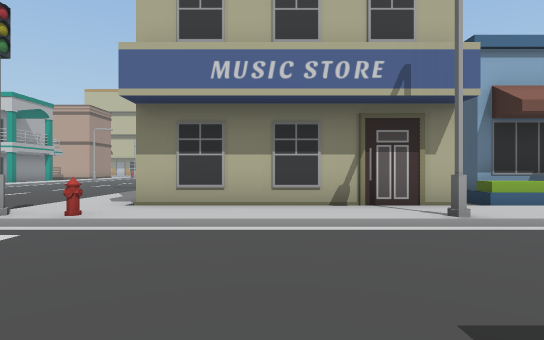
View 1 (above)

24 first-person views from a walk through a scene from a Unity 3-D project. The camera is 1.4 m above the floor, looks level and sees 80° across. The floor is counted in squares, 2 m on a side. Each view is taken from the middle of a square. On the plan, view 1 faces up. The plan holds only what a view shows up to about 10 squares ahead; the rest is blank. The place goes on beyond the plan. The player is left out. Some surface patterns are stand-ins.

View 2
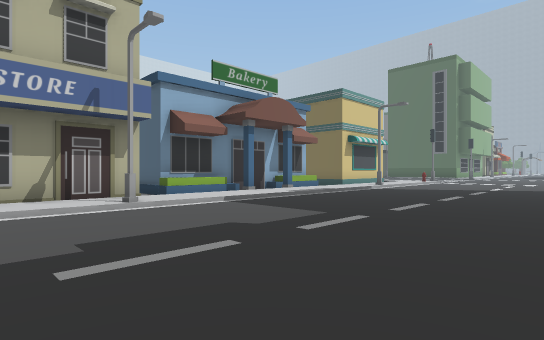

View 3
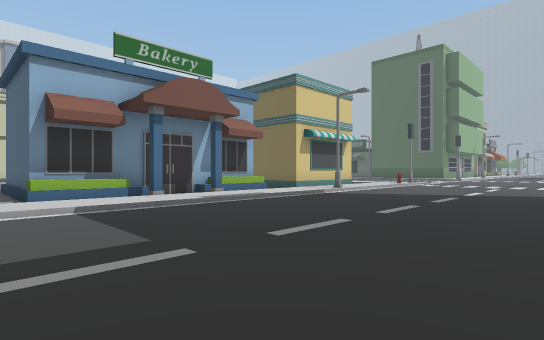

View 4
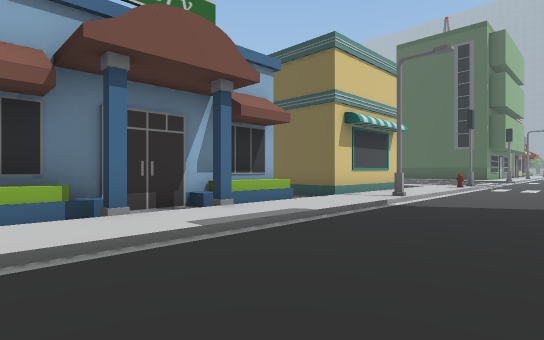

View 5
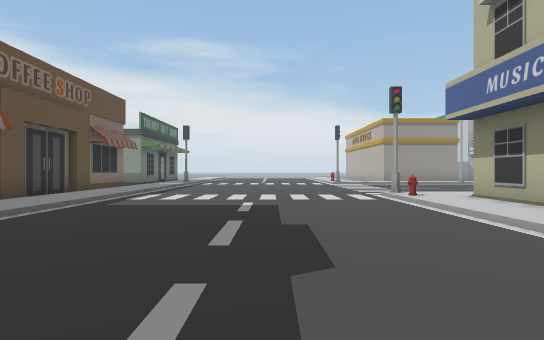

View 6
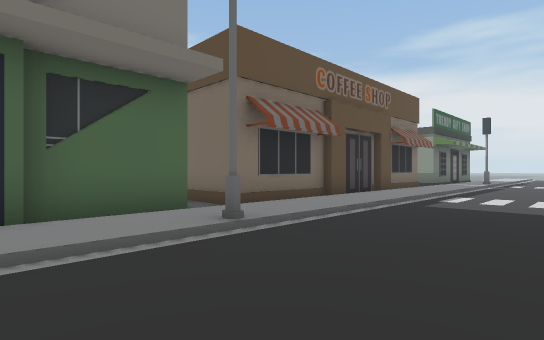

View 7
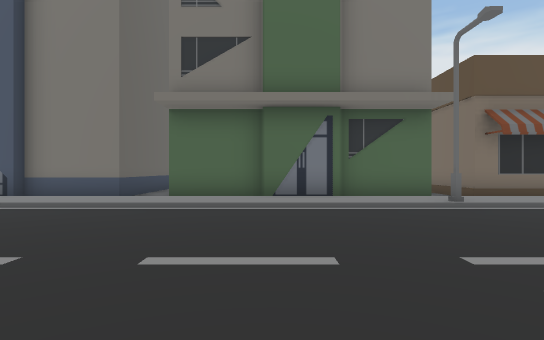

View 8
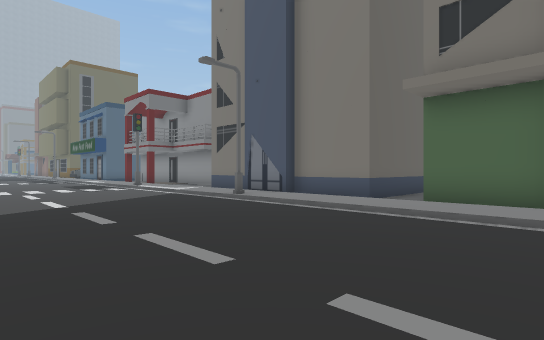

View 9
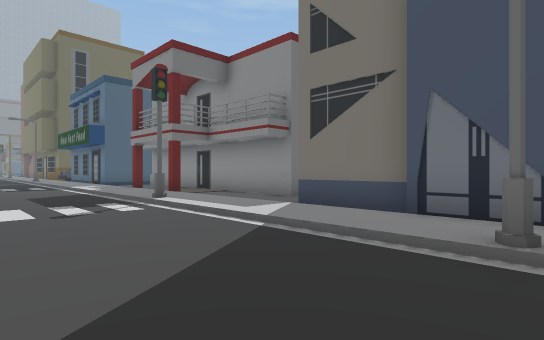

View 10
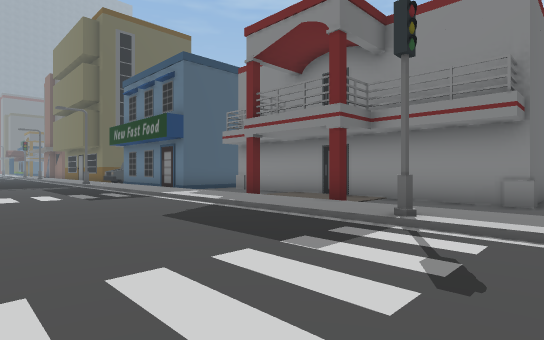

View 11
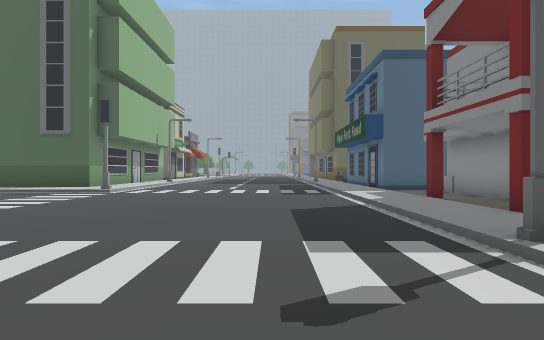

View 12
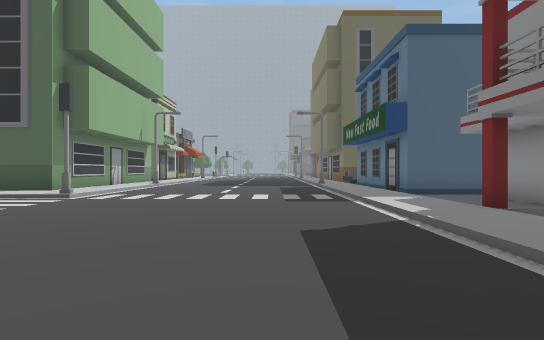

View 13
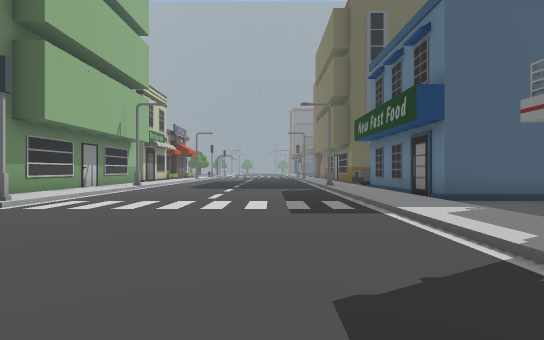

View 14
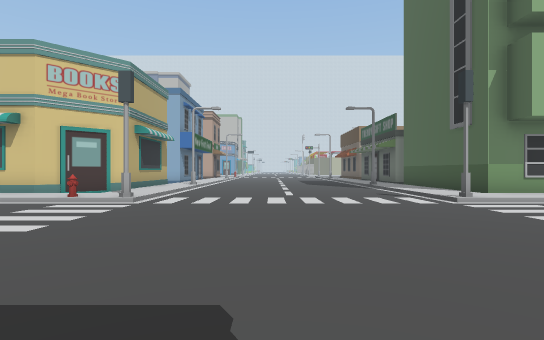

View 15
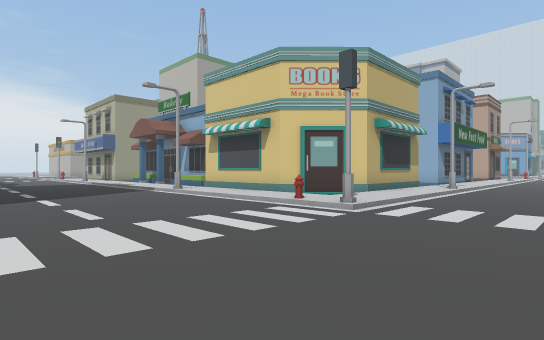

View 16
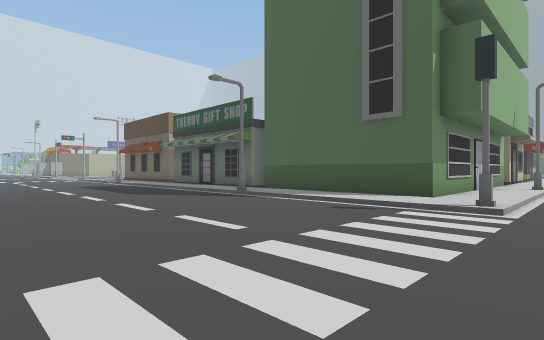

View 17
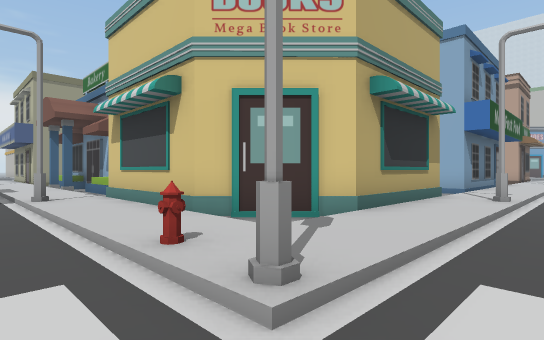

View 18
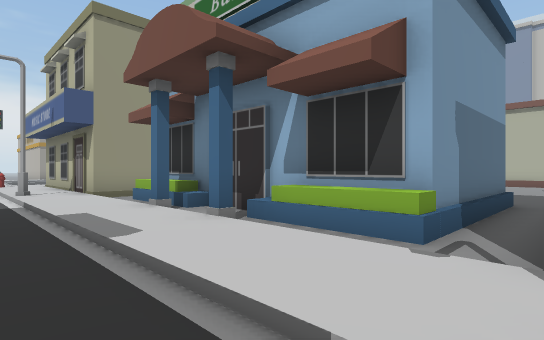

View 19
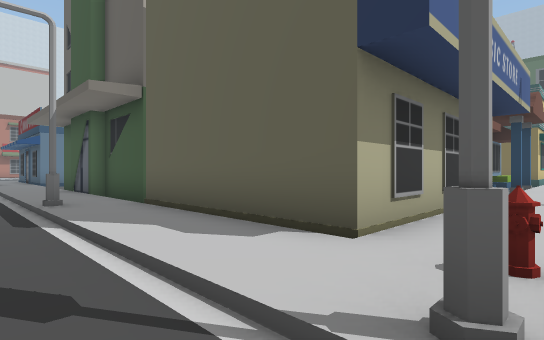

View 20
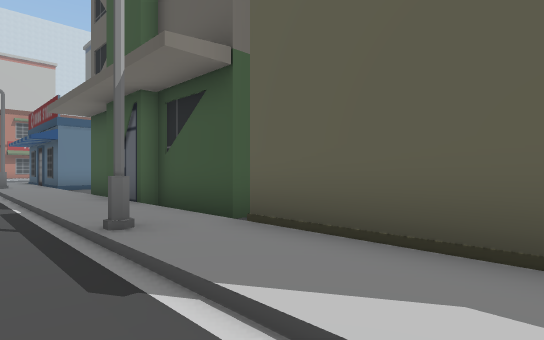

View 21
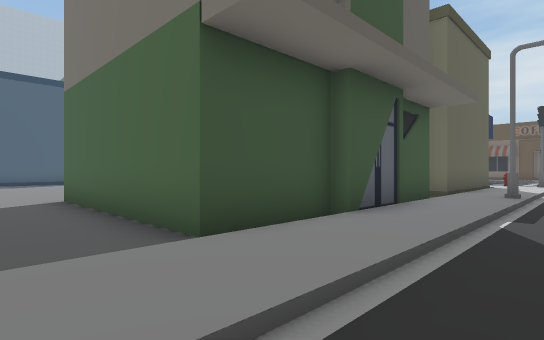

View 22
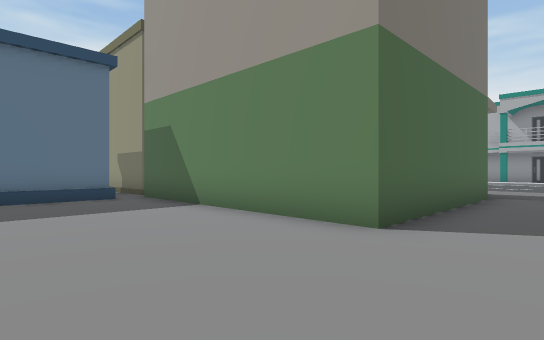

View 23
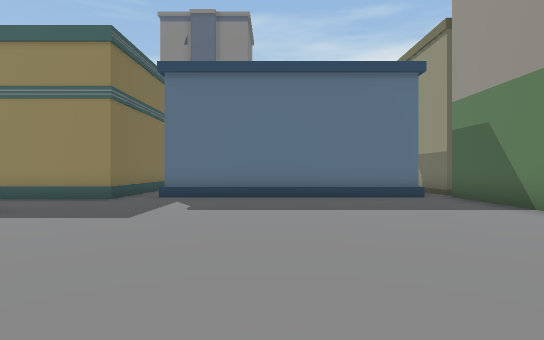

View 24
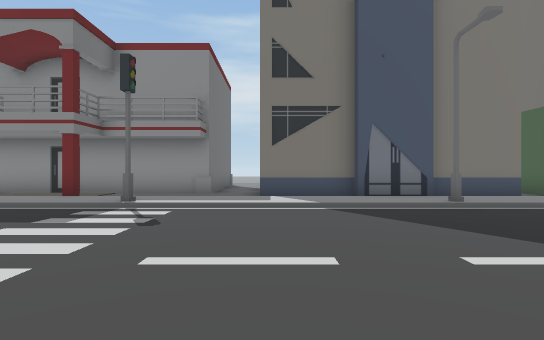

### Floor plan
Key: @ floor where view 1 was taken; # wall or solid block; . main floor; : floor 0.25 m higher than the main floor; / step, stairs or slope; B building; H hydrant; S streetlight.
Columns run from 5 left of view 1 to 30 right of it. Each row starts with its distance up from view 1.
 19 ./:... .......
 18 ./:............
 17 ./:BBBBBB.......
 16 ./:B    B........
 15 ./:B    B.........    B:/ ..
 14 ./:B    B.........    B:/ ...
 13  /:B    B..........   .:/ ....
 12 ./:B    B...........   :/ .....
 11 .S:B    B////////######:S......S
 10 ./:#    #BBBBBBB/#    #:/....../:
  9 ./:#    #B     B/#    #:/....../:B
  8 ./:#    #B     B/#    #:/....../:B
  7 ./:#    #BBBBBBB/#   ##:/....../:B
  6 ./:######///..///#####.:/....../:BBB
  5 ./:::::::///::///:::::::/....../::::
  4 ./H////S/////////S////H/#......#////
  3 ....................................
  2 ....................................
  1 ....................................
  0 .....@..............................
 -1 ....................................
 -2 ....................................
 -3 ///////S/////////S//////#///////////
 -4 ::::::::::::::::::::::::::::::::::::
 -5 #######BBBBBBB.BBBBBBB....#.#....BBB
 -6       #      B.B      ...........B
 -7       #      B.B      .#########.B

Positions as (right, up) in squares from view 1, and headings:
1: (0, 0), facing up
2: (0, -2), facing up-right
3: (3, -2), facing up-right
4: (5, 1), facing up-right
5: (5, 1), facing left
6: (5, 0), facing down-left
7: (6, 3), facing down
8: (6, 2), facing down-right
9: (12, 0), facing down-right
10: (17, 1), facing down-right
11: (16, -1), facing right
12: (18, -1), facing right
13: (20, -1), facing right
14: (22, -3), facing up
15: (22, -1), facing up-left
16: (20, 3), facing up-right
17: (20, 3), facing up-left
18: (12, 3), facing up-left
19: (-5, 4), facing up-right
20: (-5, 7), facing up-right
21: (-5, 19), facing down-right
22: (7, 19), facing down-left
23: (8, 19), facing down
24: (16, 3), facing down
